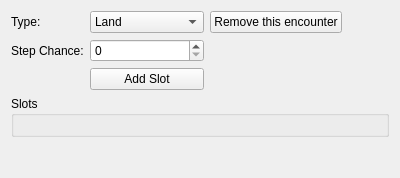
<?xml version="1.0" encoding="UTF-8"?>
<ui version="4.0">
 <class>EncounterWidget</class>
 <widget class="QWidget" name="EncounterWidget">
  <property name="geometry">
   <rect>
    <x>0</x>
    <y>0</y>
    <width>400</width>
    <height>178</height>
   </rect>
  </property>
  <property name="windowTitle">
   <string>Form</string>
  </property>
  <layout class="QGridLayout" name="gridLayout">
   <item row="0" column="1">
    <widget class="QComboBox" name="combo_type">
     <item>
      <property name="text">
       <string>Land</string>
      </property>
     </item>
     <item>
      <property name="text">
       <string>Cave</string>
      </property>
     </item>
     <item>
      <property name="text">
       <string>Water</string>
      </property>
     </item>
     <item>
      <property name="text">
       <string>BugContest</string>
      </property>
     </item>
     <item>
      <property name="text">
       <string>OldRod</string>
      </property>
     </item>
     <item>
      <property name="text">
       <string>GoodRod</string>
      </property>
     </item>
     <item>
      <property name="text">
       <string>SuperRod</string>
      </property>
     </item>
     <item>
      <property name="text">
       <string>RockSmash</string>
      </property>
     </item>
     <item>
      <property name="text">
       <string>HeadbuttLow</string>
      </property>
     </item>
     <item>
      <property name="text">
       <string>HeadbuttHigh</string>
      </property>
     </item>
     <item>
      <property name="text">
       <string>LandDay</string>
      </property>
     </item>
     <item>
      <property name="text">
       <string>LandNight</string>
      </property>
     </item>
     <item>
      <property name="text">
       <string>LandMorning</string>
      </property>
     </item>
     <item>
      <property name="text">
       <string>LandAfternoon</string>
      </property>
     </item>
     <item>
      <property name="text">
       <string>LandEvening</string>
      </property>
     </item>
     <item>
      <property name="text">
       <string>CaveDay</string>
      </property>
     </item>
     <item>
      <property name="text">
       <string>CaveNight</string>
      </property>
     </item>
     <item>
      <property name="text">
       <string>CaveMorning</string>
      </property>
     </item>
     <item>
      <property name="text">
       <string>CaveAfternoon</string>
      </property>
     </item>
     <item>
      <property name="text">
       <string>CaveEvening</string>
      </property>
     </item>
     <item>
      <property name="text">
       <string>WaterDay</string>
      </property>
     </item>
     <item>
      <property name="text">
       <string>WaterNight</string>
      </property>
     </item>
     <item>
      <property name="text">
       <string>WaterMorning</string>
      </property>
     </item>
     <item>
      <property name="text">
       <string>WaterAfternoon</string>
      </property>
     </item>
     <item>
      <property name="text">
       <string>WaterEvening</string>
      </property>
     </item>
    </widget>
   </item>
   <item row="0" column="0">
    <widget class="QLabel" name="label">
     <property name="text">
      <string>Type:</string>
     </property>
    </widget>
   </item>
   <item row="0" column="3" rowspan="2">
    <spacer name="horizontalSpacer">
     <property name="orientation">
      <enum>Qt::Horizontal</enum>
     </property>
     <property name="sizeHint" stdset="0">
      <size>
       <width>40</width>
       <height>20</height>
      </size>
     </property>
    </spacer>
   </item>
   <item row="1" column="1">
    <widget class="QSpinBox" name="spin_step_chance"/>
   </item>
   <item row="3" column="0" colspan="4">
    <widget class="QGroupBox" name="groupBox">
     <property name="title">
      <string>Slots</string>
     </property>
     <layout class="QGridLayout" name="gridLayout_2">
      <item row="0" column="0">
       <layout class="QVBoxLayout" name="encounter_layout"/>
      </item>
     </layout>
    </widget>
   </item>
   <item row="4" column="0">
    <spacer name="verticalSpacer">
     <property name="orientation">
      <enum>Qt::Vertical</enum>
     </property>
     <property name="sizeHint" stdset="0">
      <size>
       <width>20</width>
       <height>40</height>
      </size>
     </property>
    </spacer>
   </item>
   <item row="1" column="0">
    <widget class="QLabel" name="label_2">
     <property name="text">
      <string>Step Chance:</string>
     </property>
    </widget>
   </item>
   <item row="2" column="1">
    <widget class="QPushButton" name="button_add_slot">
     <property name="text">
      <string>Add Slot</string>
     </property>
    </widget>
   </item>
   <item row="0" column="2">
    <widget class="QPushButton" name="button_remove_encounter">
     <property name="text">
      <string>Remove this encounter</string>
     </property>
    </widget>
   </item>
  </layout>
 </widget>
 <resources/>
 <connections/>
</ui>
